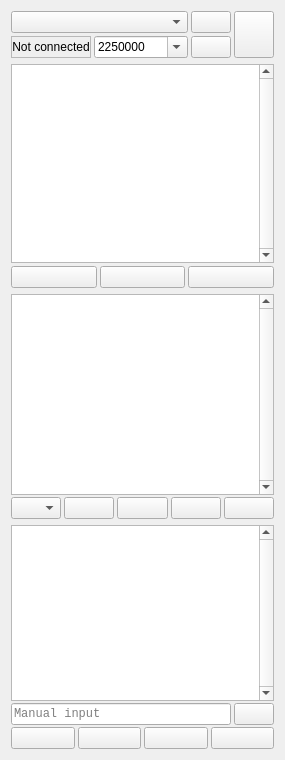
          <widget class="QWidget" name="tab_7">
           <attribute name="icon">
            <iconset resource="resources.qrc">
             <normaloff>:/images/icons/connection.png</normaloff>:/images/icons/connection.png</iconset>
           </attribute>
           <attribute name="title">
            <string/>
           </attribute>
           <layout class="QVBoxLayout" name="verticalLayout_16">
            <item>
             <layout class="QGridLayout" name="gridLayout_27" columnstretch="100,1,1,1">
              <property name="spacing">
               <number>3</number>
              </property>
              <item row="0" column="0" colspan="2">
               <widget class="MyElidedComboBox" name="comboBoxCom">
                <property name="sizePolicy">
                 <sizepolicy hsizetype="Preferred" vsizetype="Preferred">
                  <horstretch>1</horstretch>
                  <verstretch>0</verstretch>
                 </sizepolicy>
                </property>
                <property name="editable">
                 <bool>false</bool>
                </property>
                <property name="currentText">
                 <string notr="true"/>
                </property>
                <property name="insertPolicy">
                 <enum>QComboBox::NoInsert</enum>
                </property>
               </widget>
              </item>
              <item row="0" column="2">
               <widget class="QPushButton" name="pushButtonSerialMoreInfo">
                <property name="sizePolicy">
                 <sizepolicy hsizetype="Preferred" vsizetype="Preferred">
                  <horstretch>0</horstretch>
                  <verstretch>0</verstretch>
                 </sizepolicy>
                </property>
                <property name="text">
                 <string/>
                </property>
                <property name="icon">
                 <iconset resource="resources.qrc">
                  <normaloff>:/images/icons/about.png</normaloff>:/images/icons/about.png</iconset>
                </property>
                <property name="iconSize">
                 <size>
                  <width>12</width>
                  <height>12</height>
                 </size>
                </property>
               </widget>
              </item>
              <item row="0" column="3" rowspan="2">
               <widget class="QPushButton" name="pushButtonConnect">
                <property name="sizePolicy">
                 <sizepolicy hsizetype="Preferred" vsizetype="Preferred">
                  <horstretch>0</horstretch>
                  <verstretch>0</verstretch>
                 </sizepolicy>
                </property>
                <property name="text">
                 <string/>
                </property>
                <property name="icon">
                 <iconset resource="resources.qrc">
                  <normaloff>:/images/icons/disconnected.png</normaloff>:/images/icons/disconnected.png</iconset>
                </property>
                <property name="iconSize">
                 <size>
                  <width>20</width>
                  <height>30</height>
                 </size>
                </property>
                <property name="checkable">
                 <bool>false</bool>
                </property>
                <property name="checked">
                 <bool>false</bool>
                </property>
                <property name="default">
                 <bool>false</bool>
                </property>
                <property name="flat">
                 <bool>false</bool>
                </property>
               </widget>
              </item>
              <item row="1" column="0">
               <widget class="QLabel" name="labelPortInfo">
                <property name="frameShape">
                 <enum>QFrame::StyledPanel</enum>
                </property>
                <property name="text">
                 <string>Not connected</string>
                </property>
                <property name="alignment">
                 <set>Qt::AlignCenter</set>
                </property>
                <property name="wordWrap">
                 <bool>true</bool>
                </property>
               </widget>
              </item>
              <item row="1" column="1">
               <widget class="QComboBox" name="comboBoxBaud">
                <property name="sizePolicy">
                 <sizepolicy hsizetype="Preferred" vsizetype="Preferred">
                  <horstretch>1</horstretch>
                  <verstretch>0</verstretch>
                 </sizepolicy>
                </property>
                <property name="editable">
                 <bool>true</bool>
                </property>
                <property name="currentText">
                 <string notr="true">2250000</string>
                </property>
                <property name="currentIndex">
                 <number>0</number>
                </property>
                <property name="insertPolicy">
                 <enum>QComboBox::InsertAtTop</enum>
                </property>
                <property name="sizeAdjustPolicy">
                 <enum>QComboBox::AdjustToMinimumContentsLength</enum>
                </property>
                <property name="minimumContentsLength">
                 <number>8</number>
                </property>
                <item>
                 <property name="text">
                  <string notr="true">2250000</string>
                 </property>
                </item>
                <item>
                 <property name="text">
                  <string notr="true">921600</string>
                 </property>
                </item>
                <item>
                 <property name="text">
                  <string notr="true">500000</string>
                 </property>
                </item>
                <item>
                 <property name="text">
                  <string notr="true">460800</string>
                 </property>
                </item>
                <item>
                 <property name="text">
                  <string notr="true">250000</string>
                 </property>
                </item>
                <item>
                 <property name="text">
                  <string notr="true">230400</string>
                 </property>
                </item>
                <item>
                 <property name="text">
                  <string notr="true">115200</string>
                 </property>
                </item>
                <item>
                 <property name="text">
                  <string notr="true">57600</string>
                 </property>
                </item>
                <item>
                 <property name="text">
                  <string notr="true">38400</string>
                 </property>
                </item>
                <item>
                 <property name="text">
                  <string notr="true">19200</string>
                 </property>
                </item>
                <item>
                 <property name="text">
                  <string notr="true">14400</string>
                 </property>
                </item>
                <item>
                 <property name="text">
                  <string notr="true">9600</string>
                 </property>
                </item>
                <item>
                 <property name="text">
                  <string notr="true">4800</string>
                 </property>
                </item>
               </widget>
              </item>
              <item row="1" column="2">
               <widget class="QPushButton" name="pushButtonSerialSetting">
                <property name="sizePolicy">
                 <sizepolicy hsizetype="Preferred" vsizetype="Preferred">
                  <horstretch>0</horstretch>
                  <verstretch>0</verstretch>
                 </sizepolicy>
                </property>
                <property name="toolTip">
                 <string>&lt;html&gt;&lt;head/&gt;&lt;body&gt;&lt;p&gt;Aditional settings&lt;/p&gt;&lt;/body&gt;&lt;/html&gt;</string>
                </property>
                <property name="text">
                 <string/>
                </property>
                <property name="icon">
                 <iconset resource="resources.qrc">
                  <normaloff>:/images/icons/settings.png</normaloff>:/images/icons/settings.png</iconset>
                </property>
                <property name="iconSize">
                 <size>
                  <width>12</width>
                  <height>12</height>
                 </size>
                </property>
               </widget>
              </item>
             </layout>
            </item>
            <item>
             <layout class="QVBoxLayout" name="verticalLayout_8">
              <item>
               <widget class="QFrame" name="frameSerialMonitor">
                <property name="sizePolicy">
                 <sizepolicy hsizetype="Preferred" vsizetype="Preferred">
                  <horstretch>0</horstretch>
                  <verstretch>1</verstretch>
                 </sizepolicy>
                </property>
                <property name="frameShape">
                 <enum>QFrame::NoFrame</enum>
                </property>
                <property name="frameShadow">
                 <enum>QFrame::Raised</enum>
                </property>
                <layout class="QVBoxLayout" name="verticalLayout_35">
                 <property name="spacing">
                  <number>3</number>
                 </property>
                 <property name="leftMargin">
                  <number>0</number>
                 </property>
                 <property name="topMargin">
                  <number>0</number>
                 </property>
                 <property name="rightMargin">
                  <number>0</number>
                 </property>
                 <property name="bottomMargin">
                  <number>0</number>
                 </property>
                 <item>
                  <widget class="QPlainTextEdit" name="plainTextEditConsole_3">
                   <property name="sizePolicy">
                    <sizepolicy hsizetype="Expanding" vsizetype="Expanding">
                     <horstretch>0</horstretch>
                     <verstretch>0</verstretch>
                    </sizepolicy>
                   </property>
                   <property name="font">
                    <font>
                     <family>Courier New</family>
                     <strikeout>false</strikeout>
                    </font>
                   </property>
                   <property name="verticalScrollBarPolicy">
                    <enum>Qt::ScrollBarAlwaysOn</enum>
                   </property>
                   <property name="horizontalScrollBarPolicy">
                    <enum>Qt::ScrollBarAsNeeded</enum>
                   </property>
                   <property name="undoRedoEnabled">
                    <bool>false</bool>
                   </property>
                   <property name="lineWrapMode">
                    <enum>QPlainTextEdit::WidgetWidth</enum>
                   </property>
                   <property name="readOnly">
                    <bool>true</bool>
                   </property>
                   <property name="plainText">
                    <string notr="true"/>
                   </property>
                   <property name="centerOnScroll">
                    <bool>false</bool>
                   </property>
                  </widget>
                 </item>
                 <item>
                  <layout class="QHBoxLayout" name="horizontalLayout_32">
                   <property name="spacing">
                    <number>3</number>
                   </property>
                   <item>
                    <widget class="QPushButton" name="pushButtonDolarNewline">
                     <property name="sizePolicy">
                      <sizepolicy hsizetype="Preferred" vsizetype="Preferred">
                       <horstretch>0</horstretch>
                       <verstretch>0</verstretch>
                      </sizepolicy>
                     </property>
                     <property name="toolTip">
                      <string>&lt;html&gt;&lt;head/&gt;&lt;body&gt;&lt;p&gt;Print double-dolar on new line&lt;/p&gt;&lt;/body&gt;&lt;/html&gt;</string>
                     </property>
                     <property name="text">
                      <string/>
                     </property>
                     <property name="icon">
                      <iconset resource="resources.qrc">
                       <normaloff>:/images/icons/dollarsNewline.png</normaloff>:/images/icons/dollarsNewline.png</iconset>
                     </property>
                     <property name="iconSize">
                      <size>
                       <width>30</width>
                       <height>30</height>
                      </size>
                     </property>
                     <property name="checkable">
                      <bool>true</bool>
                     </property>
                    </widget>
                   </item>
                   <item>
                    <widget class="QPushButton" name="pushButtonClearReceivedList_3">
                     <property name="toolTip">
                      <string>&lt;html&gt;&lt;head/&gt;&lt;body&gt;&lt;p&gt;Clear console&lt;/p&gt;&lt;/body&gt;&lt;/html&gt;</string>
                     </property>
                     <property name="text">
                      <string/>
                     </property>
                     <property name="icon">
                      <iconset resource="resources.qrc">
                       <normaloff>:/images/icons/clear.png</normaloff>:/images/icons/clear.png</iconset>
                     </property>
                     <property name="iconSize">
                      <size>
                       <width>30</width>
                       <height>30</height>
                      </size>
                     </property>
                    </widget>
                   </item>
                   <item>
                    <widget class="QPushButton" name="pushButtonScrollDown_3">
                     <property name="minimumSize">
                      <size>
                       <width>0</width>
                       <height>0</height>
                      </size>
                     </property>
                     <property name="toolTip">
                      <string>&lt;html&gt;&lt;head/&gt;&lt;body&gt;&lt;p&gt;Autoscroll&lt;/p&gt;&lt;/body&gt;&lt;/html&gt;</string>
                     </property>
                     <property name="text">
                      <string/>
                     </property>
                     <property name="icon">
                      <iconset resource="resources.qrc">
                       <normaloff>:/images/icons/scrollDown.png</normaloff>:/images/icons/scrollDown.png</iconset>
                     </property>
                     <property name="iconSize">
                      <size>
                       <width>30</width>
                       <height>30</height>
                      </size>
                     </property>
                     <property name="checkable">
                      <bool>false</bool>
                     </property>
                     <property name="checked">
                      <bool>false</bool>
                     </property>
                    </widget>
                   </item>
                  </layout>
                 </item>
                </layout>
               </widget>
              </item>
              <item>
               <widget class="QFrame" name="frameOutput">
                <property name="sizePolicy">
                 <sizepolicy hsizetype="Preferred" vsizetype="Preferred">
                  <horstretch>0</horstretch>
                  <verstretch>1</verstretch>
                 </sizepolicy>
                </property>
                <property name="frameShape">
                 <enum>QFrame::NoFrame</enum>
                </property>
                <property name="frameShadow">
                 <enum>QFrame::Raised</enum>
                </property>
                <layout class="QVBoxLayout" name="verticalLayout_28">
                 <property name="spacing">
                  <number>2</number>
                 </property>
                 <property name="leftMargin">
                  <number>0</number>
                 </property>
                 <property name="topMargin">
                  <number>0</number>
                 </property>
                 <property name="rightMargin">
                  <number>0</number>
                 </property>
                 <property name="bottomMargin">
                  <number>0</number>
                 </property>
                 <item>
                  <widget class="QPlainTextEdit" name="plainTextEditConsole">
                   <property name="sizePolicy">
                    <sizepolicy hsizetype="Expanding" vsizetype="Expanding">
                     <horstretch>0</horstretch>
                     <verstretch>0</verstretch>
                    </sizepolicy>
                   </property>
                   <property name="font">
                    <font>
                     <family>Courier New</family>
                     <strikeout>false</strikeout>
                    </font>
                   </property>
                   <property name="verticalScrollBarPolicy">
                    <enum>Qt::ScrollBarAlwaysOn</enum>
                   </property>
                   <property name="undoRedoEnabled">
                    <bool>false</bool>
                   </property>
                   <property name="lineWrapMode">
                    <enum>QPlainTextEdit::NoWrap</enum>
                   </property>
                   <property name="readOnly">
                    <bool>true</bool>
                   </property>
                   <property name="plainText">
                    <string notr="true"/>
                   </property>
                   <property name="centerOnScroll">
                    <bool>false</bool>
                   </property>
                  </widget>
                 </item>
                 <item>
                  <layout class="QHBoxLayout" name="horizontalLayout_18">
                   <property name="spacing">
                    <number>3</number>
                   </property>
                   <item>
                    <widget class="QComboBox" name="comboBoxOutputLevel">
                     <property name="sizePolicy">
                      <sizepolicy hsizetype="Preferred" vsizetype="Preferred">
                       <horstretch>0</horstretch>
                       <verstretch>0</verstretch>
                      </sizepolicy>
                     </property>
                     <property name="toolTip">
                      <string>Message filter</string>
                     </property>
                     <property name="currentIndex">
                      <number>3</number>
                     </property>
                     <property name="iconSize">
                      <size>
                       <width>30</width>
                       <height>30</height>
                      </size>
                     </property>
                     <item>
                      <property name="text">
                       <string/>
                      </property>
                      <property name="icon">
                       <iconset resource="resources.qrc">
                        <normaloff>:/images/icons/messagesDevice.png</normaloff>:/images/icons/messagesDevice.png</iconset>
                      </property>
                     </item>
                     <item>
                      <property name="text">
                       <string/>
                      </property>
                      <property name="icon">
                       <iconset resource="resources.qrc">
                        <normaloff>:/images/icons/messagesErrors.png</normaloff>:/images/icons/messagesErrors.png</iconset>
                      </property>
                     </item>
                     <item>
                      <property name="text">
                       <string/>
                      </property>
                      <property name="icon">
                       <iconset resource="resources.qrc">
                        <normaloff>:/images/icons/messagesWarnings.png</normaloff>:/images/icons/messagesWarnings.png</iconset>
                      </property>
                     </item>
                     <item>
                      <property name="text">
                       <string/>
                      </property>
                      <property name="icon">
                       <iconset resource="resources.qrc">
                        <normaloff>:/images/icons/messagesAll.png</normaloff>:/images/icons/messagesAll.png</iconset>
                      </property>
                     </item>
                    </widget>
                   </item>
                   <item>
                    <widget class="QPushButton" name="pushButtonViewBuffer">
                     <property name="toolTip">
                      <string>Print buffer content</string>
                     </property>
                     <property name="text">
                      <string/>
                     </property>
                     <property name="icon">
                      <iconset resource="resources.qrc">
                       <normaloff>:/images/icons/viewBuffer.png</normaloff>:/images/icons/viewBuffer.png</iconset>
                     </property>
                     <property name="iconSize">
                      <size>
                       <width>30</width>
                       <height>30</height>
                      </size>
                     </property>
                    </widget>
                   </item>
                   <item>
                    <widget class="QPushButton" name="pushButtonClearBuffer">
                     <property name="toolTip">
                      <string>Clear buffer</string>
                     </property>
                     <property name="text">
                      <string/>
                     </property>
                     <property name="icon">
                      <iconset resource="resources.qrc">
                       <normaloff>:/images/icons/clearBuffer.png</normaloff>:/images/icons/clearBuffer.png</iconset>
                     </property>
                     <property name="iconSize">
                      <size>
                       <width>30</width>
                       <height>30</height>
                      </size>
                     </property>
                    </widget>
                   </item>
                   <item>
                    <widget class="QPushButton" name="pushButtonClearReceivedList">
                     <property name="toolTip">
                      <string>&lt;html&gt;&lt;head/&gt;&lt;body&gt;&lt;p&gt;Clear console&lt;/p&gt;&lt;/body&gt;&lt;/html&gt;</string>
                     </property>
                     <property name="text">
                      <string/>
                     </property>
                     <property name="icon">
                      <iconset resource="resources.qrc">
                       <normaloff>:/images/icons/clear.png</normaloff>:/images/icons/clear.png</iconset>
                     </property>
                     <property name="iconSize">
                      <size>
                       <width>30</width>
                       <height>30</height>
                      </size>
                     </property>
                    </widget>
                   </item>
                   <item>
                    <widget class="QPushButton" name="pushButtonScrollDown">
                     <property name="minimumSize">
                      <size>
                       <width>0</width>
                       <height>0</height>
                      </size>
                     </property>
                     <property name="toolTip">
                      <string>&lt;html&gt;&lt;head/&gt;&lt;body&gt;&lt;p&gt;Autoscroll&lt;/p&gt;&lt;/body&gt;&lt;/html&gt;</string>
                     </property>
                     <property name="text">
                      <string/>
                     </property>
                     <property name="icon">
                      <iconset resource="resources.qrc">
                       <normaloff>:/images/icons/scrollDown.png</normaloff>:/images/icons/scrollDown.png</iconset>
                     </property>
                     <property name="iconSize">
                      <size>
                       <width>30</width>
                       <height>30</height>
                      </size>
                     </property>
                    </widget>
                   </item>
                  </layout>
                 </item>
                </layout>
               </widget>
              </item>
              <item>
               <widget class="QFrame" name="frameManual">
                <property name="sizePolicy">
                 <sizepolicy hsizetype="Preferred" vsizetype="Preferred">
                  <horstretch>0</horstretch>
                  <verstretch>1</verstretch>
                 </sizepolicy>
                </property>
                <property name="frameShape">
                 <enum>QFrame::NoFrame</enum>
                </property>
                <property name="frameShadow">
                 <enum>QFrame::Raised</enum>
                </property>
                <layout class="QVBoxLayout" name="verticalLayout_32">
                 <property name="spacing">
                  <number>2</number>
                 </property>
                 <property name="leftMargin">
                  <number>0</number>
                 </property>
                 <property name="topMargin">
                  <number>0</number>
                 </property>
                 <property name="rightMargin">
                  <number>0</number>
                 </property>
                 <property name="bottomMargin">
                  <number>0</number>
                 </property>
                 <item>
                  <widget class="QPlainTextEdit" name="plainTextEditConsole_2">
                   <property name="sizePolicy">
                    <sizepolicy hsizetype="Expanding" vsizetype="Expanding">
                     <horstretch>0</horstretch>
                     <verstretch>0</verstretch>
                    </sizepolicy>
                   </property>
                   <property name="font">
                    <font>
                     <family>Courier New</family>
                     <strikeout>false</strikeout>
                    </font>
                   </property>
                   <property name="verticalScrollBarPolicy">
                    <enum>Qt::ScrollBarAlwaysOn</enum>
                   </property>
                   <property name="undoRedoEnabled">
                    <bool>false</bool>
                   </property>
                   <property name="lineWrapMode">
                    <enum>QPlainTextEdit::NoWrap</enum>
                   </property>
                   <property name="readOnly">
                    <bool>true</bool>
                   </property>
                   <property name="plainText">
                    <string notr="true"/>
                   </property>
                   <property name="centerOnScroll">
                    <bool>false</bool>
                   </property>
                  </widget>
                 </item>
                 <item>
                  <layout class="QHBoxLayout" name="horizontalLayout_10">
                   <property name="spacing">
                    <number>3</number>
                   </property>
                   <item>
                    <widget class="QLineEdit" name="lineEditManualInput">
                     <property name="sizePolicy">
                      <sizepolicy hsizetype="Expanding" vsizetype="Preferred">
                       <horstretch>0</horstretch>
                       <verstretch>0</verstretch>
                      </sizepolicy>
                     </property>
                     <property name="font">
                      <font>
                       <family>Courier New</family>
                      </font>
                     </property>
                     <property name="frame">
                      <bool>true</bool>
                     </property>
                     <property name="placeholderText">
                      <string>Manual input</string>
                     </property>
                     <property name="clearButtonEnabled">
                      <bool>true</bool>
                     </property>
                    </widget>
                   </item>
                   <item>
                    <widget class="QPushButton" name="pushButtonSendManual">
                     <property name="enabled">
                      <bool>true</bool>
                     </property>
                     <property name="sizePolicy">
                      <sizepolicy hsizetype="Preferred" vsizetype="Preferred">
                       <horstretch>0</horstretch>
                       <verstretch>0</verstretch>
                      </sizepolicy>
                     </property>
                     <property name="maximumSize">
                      <size>
                       <width>16777215</width>
                       <height>16777215</height>
                      </size>
                     </property>
                     <property name="toolTip">
                      <string>&lt;html&gt;&lt;head/&gt;&lt;body&gt;&lt;p&gt;Send&lt;/p&gt;&lt;/body&gt;&lt;/html&gt;</string>
                     </property>
                     <property name="text">
                      <string/>
                     </property>
                     <property name="icon">
                      <iconset resource="resources.qrc">
                       <normaloff>:/images/icons/send.png</normaloff>:/images/icons/send.png</iconset>
                     </property>
                    </widget>
                   </item>
                  </layout>
                 </item>
                 <item>
                  <layout class="QHBoxLayout" name="horizontalLayout_31">
                   <property name="spacing">
                    <number>3</number>
                   </property>
                   <item>
                    <widget class="QPushButton" name="pushButtonViewBuffer_2">
                     <property name="toolTip">
                      <string>Print manual input buffer</string>
                     </property>
                     <property name="text">
                      <string/>
                     </property>
                     <property name="icon">
                      <iconset resource="resources.qrc">
                       <normaloff>:/images/icons/viewBuffer.png</normaloff>:/images/icons/viewBuffer.png</iconset>
                     </property>
                     <property name="iconSize">
                      <size>
                       <width>30</width>
                       <height>30</height>
                      </size>
                     </property>
                    </widget>
                   </item>
                   <item>
                    <widget class="QPushButton" name="pushButtonClearBuffer_2">
                     <property name="toolTip">
                      <string>Clear manual input buffer</string>
                     </property>
                     <property name="text">
                      <string/>
                     </property>
                     <property name="icon">
                      <iconset resource="resources.qrc">
                       <normaloff>:/images/icons/clearBuffer.png</normaloff>:/images/icons/clearBuffer.png</iconset>
                     </property>
                     <property name="iconSize">
                      <size>
                       <width>30</width>
                       <height>30</height>
                      </size>
                     </property>
                    </widget>
                   </item>
                   <item>
                    <widget class="QPushButton" name="pushButtonClearReceivedList_2">
                     <property name="toolTip">
                      <string>&lt;html&gt;&lt;head/&gt;&lt;body&gt;&lt;p&gt;Clear console&lt;/p&gt;&lt;/body&gt;&lt;/html&gt;</string>
                     </property>
                     <property name="text">
                      <string/>
                     </property>
                     <property name="icon">
                      <iconset resource="resources.qrc">
                       <normaloff>:/images/icons/clear.png</normaloff>:/images/icons/clear.png</iconset>
                     </property>
                     <property name="iconSize">
                      <size>
                       <width>30</width>
                       <height>30</height>
                      </size>
                     </property>
                    </widget>
                   </item>
                   <item>
                    <widget class="QPushButton" name="pushButtonScrollDown_2">
                     <property name="minimumSize">
                      <size>
                       <width>0</width>
                       <height>0</height>
                      </size>
                     </property>
                     <property name="toolTip">
                      <string>&lt;html&gt;&lt;head/&gt;&lt;body&gt;&lt;p&gt;Autoscroll&lt;/p&gt;&lt;/body&gt;&lt;/html&gt;</string>
                     </property>
                     <property name="text">
                      <string/>
                     </property>
                     <property name="icon">
                      <iconset resource="resources.qrc">
                       <normaloff>:/images/icons/scrollDown.png</normaloff>:/images/icons/scrollDown.png</iconset>
                     </property>
                     <property name="iconSize">
                      <size>
                       <width>30</width>
                       <height>30</height>
                      </size>
                     </property>
                    </widget>
                   </item>
                  </layout>
                 </item>
                </layout>
               </widget>
              </item>
             </layout>
            </item>
           </layout>
          </widget>
